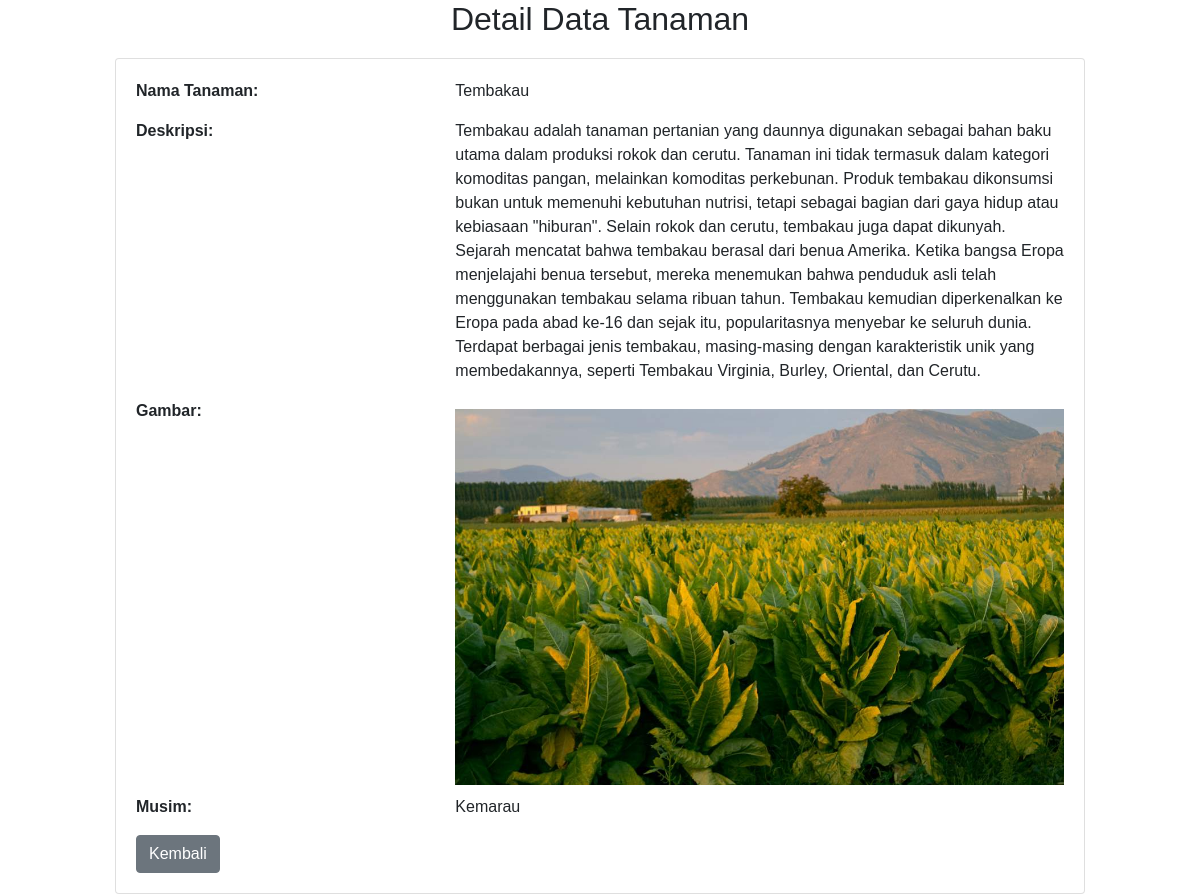
The page /detail_tanaman.php?id=4 on the database its author committed.
### tables this page shows
CREATE TABLE `tanaman` (
  `id_tanaman` int(11) NOT NULL,
  `nama_tanaman` varchar(255) DEFAULT NULL,
  `deskripsi` text,
  `gambar` varchar(255) DEFAULT NULL,
  `id_musim` int(11) DEFAULT NULL
);

CREATE TABLE `musim` (
  `id_musim` int(11) NOT NULL,
  `nama_musim` varchar(255) DEFAULT NULL
);

### detail_tanaman.php (the view, shortened to what this page needs)
<?php
include 'koneksi.php';
if (isset($_GET['id'])) {
    $id_tanaman = $_GET['id'];
    $sql = "SELECT t.id_tanaman, t.nama_tanaman, t.deskripsi, t.gambar, m.nama_musim
            FROM Tanaman t
            INNER JOIN Musim m ON t.id_musim = m.id_musim
            WHERE t.id_tanaman = '$id_tanaman'";
    $result = $conn->query($sql);
    if ($result->num_rows == 1) {
        $row = $result->fetch_assoc();
    } else {
        echo "Data tidak ditemukan.";
        exit();
    }
} else {
    echo "ID tidak valid.";
    exit();
}
?>
<!DOCTYPE html>
<html>
<head>
    <link rel="stylesheet" href="https://stackpath.bootstrapcdn.com/bootstrap/4.5.2/css/bootstrap.min.css">
</head>
<body>
    <div class="container">
        <h2>Detail Data Tanaman</h2>
        <div class="card">
            <div class="card-body">
                <div class="row">
                    <div class="col-md-4">
                        <p class="detail-label">Nama Tanaman:</p>
                    </div>
                    <div class="col-md-8">
                        <p><?php echo $row['nama_tanaman']; ?></p>
                    </div>
                </div>
                <div class="row">
                    <div class="col-md-4">
                        <p class="detail-label">Deskripsi:</p>
                    </div>
                    <div class="col-md-8">
                        <p><?php echo $row['deskripsi']; ?></p>
                    </div>
                </div>
                <div class="row">
                    <div class="col-md-4">
                        <p class="detail-label">Gambar:</p>
                    </div>
                    <div class="col-md-8">
                        <img src="images/<?php echo $row['gambar']; ?>" alt="<?php echo $row['nama_tanaman']; ?>">
                    </div>
                </div>
                <div class="row">
                    <div class="col-md-4">
                        <p class="detail-label">Musim:</p>
                    </div>
                    <div class="col-md-8">
                        <p><?php echo $row['nama_musim']; ?></p>
                    </div>
                </div>
                <a href="tanaman.php" class="btn btn-secondary">Kembali</a>
            </div>
        </div>
    </div>
</body>
</html>

### detail_tanaman.php (style rules this page uses)
body { font-family: Arial, sans-serif; }
h2 { text-align: center; margin-bottom: 20px; }
.container { max-width: 1000px; }
.detail-label { font-weight: bold; }
img { max-width: 100%; height: auto; display: block; margin: 10px auto; }

### rows shown on the page
tanaman: nama_tanaman "Tembakau", deskripsi "Tembakau adalah tanaman pertanian yang daunnya digunakan sebagai bahan baku utama dalam produksi rokok dan cerutu. Tanaman ini tidak termasuk dalam kategori komoditas pangan, melainkan komoditas perkebunan. Produk tembakau dikonsumsi bukan untuk memenuhi kebutuhan nutrisi, tetapi sebagai bagian dari gaya hidup atau kebiasaan \"hiburan\". Selain rokok dan cerutu, tembakau juga dapat dikunyah. Sejarah mencatat bahwa tembakau berasal dari benua Amerika. Ketika bangsa Eropa menjelajahi benua tersebut, mereka menemukan bahwa penduduk asli telah menggunakan tembakau selama ribuan tahun. Tembakau kemudian diperkenalkan ke Eropa pada abad ke-16 dan sejak itu, popularitasnya menyebar ke seluruh dunia.…", gambar (picture), id_musim.nama_musim "Kemarau"
